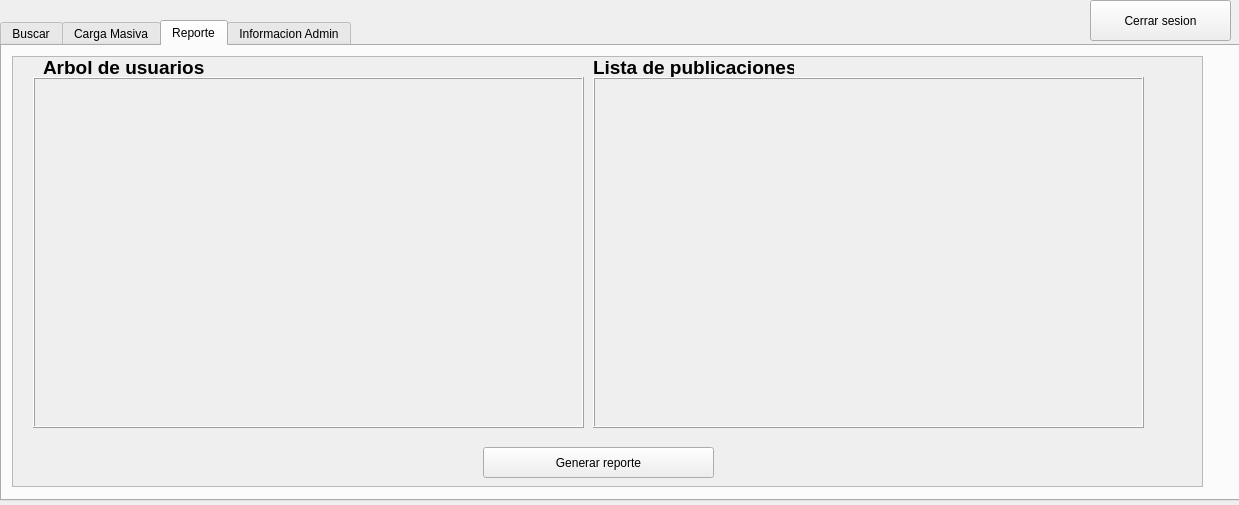
<?xml version="1.0" encoding="UTF-8"?>
<ui version="4.0">
 <class>Admin</class>
 <widget class="QDialog" name="Admin">
  <property name="geometry">
   <rect>
    <x>0</x>
    <y>0</y>
    <width>1239</width>
    <height>505</height>
   </rect>
  </property>
  <property name="windowTitle">
   <string>Dialog</string>
  </property>
  <widget class="QTabWidget" name="Reporte_Panel">
   <property name="geometry">
    <rect>
     <x>0</x>
     <y>20</y>
     <width>1241</width>
     <height>481</height>
    </rect>
   </property>
   <property name="currentIndex">
    <number>2</number>
   </property>
   <widget class="QWidget" name="tab">
    <attribute name="title">
     <string>Buscar</string>
    </attribute>
    <widget class="QScrollArea" name="scrollArea">
     <property name="geometry">
      <rect>
       <x>10</x>
       <y>10</y>
       <width>1191</width>
       <height>421</height>
      </rect>
     </property>
     <property name="widgetResizable">
      <bool>true</bool>
     </property>
     <widget class="QWidget" name="scrollAreaWidgetContents">
      <property name="geometry">
       <rect>
        <x>0</x>
        <y>0</y>
        <width>1189</width>
        <height>419</height>
       </rect>
      </property>
      <widget class="QFrame" name="frame_4">
       <property name="geometry">
        <rect>
         <x>0</x>
         <y>0</y>
         <width>1191</width>
         <height>421</height>
        </rect>
       </property>
       <property name="frameShape">
        <enum>QFrame::Shape::StyledPanel</enum>
       </property>
       <property name="frameShadow">
        <enum>QFrame::Shadow::Raised</enum>
       </property>
       <widget class="QLineEdit" name="buscar_usuario_admin_txt_area">
        <property name="geometry">
         <rect>
          <x>20</x>
          <y>20</y>
          <width>261</width>
          <height>24</height>
         </rect>
        </property>
       </widget>
       <widget class="QPushButton" name="buscar_usuario_admin_btn">
        <property name="geometry">
         <rect>
          <x>300</x>
          <y>20</y>
          <width>80</width>
          <height>24</height>
         </rect>
        </property>
        <property name="text">
         <string>Buscar</string>
        </property>
       </widget>
       <widget class="QComboBox" name="comboBox_orden_tabla_usuario">
        <property name="geometry">
         <rect>
          <x>670</x>
          <y>20</y>
          <width>121</width>
          <height>24</height>
         </rect>
        </property>
        <item>
         <property name="text">
          <string>PreOrder</string>
         </property>
        </item>
        <item>
         <property name="text">
          <string>InOrder</string>
         </property>
        </item>
        <item>
         <property name="text">
          <string>PostOrder</string>
         </property>
        </item>
       </widget>
       <widget class="QPushButton" name="aplicar_orden_comboBox_orden_tabla_usuario">
        <property name="geometry">
         <rect>
          <x>800</x>
          <y>20</y>
          <width>80</width>
          <height>24</height>
         </rect>
        </property>
        <property name="text">
         <string>Aplicar</string>
        </property>
       </widget>
       <widget class="QTableWidget" name="tabla_buscar_admin">
        <property name="geometry">
         <rect>
          <x>20</x>
          <y>60</y>
          <width>1151</width>
          <height>341</height>
         </rect>
        </property>
        <attribute name="horizontalHeaderDefaultSectionSize">
         <number>191</number>
        </attribute>
        <column>
         <property name="text">
          <string>Nombres</string>
         </property>
        </column>
        <column>
         <property name="text">
          <string>Apellidos</string>
         </property>
        </column>
        <column>
         <property name="text">
          <string>Correo</string>
         </property>
        </column>
        <column>
         <property name="text">
          <string>Nacimiento</string>
         </property>
        </column>
        <column>
         <property name="text">
          <string/>
         </property>
        </column>
        <column>
         <property name="text">
          <string/>
         </property>
        </column>
       </widget>
       <widget class="QLabel" name="label_4">
        <property name="geometry">
         <rect>
          <x>600</x>
          <y>20</y>
          <width>61</width>
          <height>20</height>
         </rect>
        </property>
        <property name="font">
         <font>
          <pointsize>14</pointsize>
          <bold>true</bold>
         </font>
        </property>
        <property name="text">
         <string>Orden</string>
        </property>
       </widget>
      </widget>
     </widget>
    </widget>
   </widget>
   <widget class="QWidget" name="tab_2">
    <attribute name="title">
     <string>Carga Masiva</string>
    </attribute>
    <widget class="QFrame" name="frame">
     <property name="geometry">
      <rect>
       <x>100</x>
       <y>70</y>
       <width>291</width>
       <height>341</height>
      </rect>
     </property>
     <property name="frameShape">
      <enum>QFrame::Shape::Box</enum>
     </property>
     <property name="frameShadow">
      <enum>QFrame::Shadow::Raised</enum>
     </property>
     <widget class="QPushButton" name="Usuarios_boton_archivo">
      <property name="geometry">
       <rect>
        <x>100</x>
        <y>133</y>
        <width>91</width>
        <height>51</height>
       </rect>
      </property>
      <property name="text">
       <string>Buscar archivo</string>
      </property>
     </widget>
    </widget>
    <widget class="QFrame" name="frame_2">
     <property name="geometry">
      <rect>
       <x>460</x>
       <y>70</y>
       <width>291</width>
       <height>341</height>
      </rect>
     </property>
     <property name="frameShape">
      <enum>QFrame::Shape::Box</enum>
     </property>
     <property name="frameShadow">
      <enum>QFrame::Shadow::Raised</enum>
     </property>
     <widget class="QPushButton" name="Solicitudes_boton_archivo">
      <property name="geometry">
       <rect>
        <x>100</x>
        <y>130</y>
        <width>91</width>
        <height>51</height>
       </rect>
      </property>
      <property name="text">
       <string>Buscar archivo</string>
      </property>
     </widget>
    </widget>
    <widget class="QFrame" name="frame_3">
     <property name="geometry">
      <rect>
       <x>820</x>
       <y>70</y>
       <width>291</width>
       <height>341</height>
      </rect>
     </property>
     <property name="frameShape">
      <enum>QFrame::Shape::Box</enum>
     </property>
     <property name="frameShadow">
      <enum>QFrame::Shadow::Raised</enum>
     </property>
     <widget class="QPushButton" name="Publicaciones_boton_archivo">
      <property name="geometry">
       <rect>
        <x>100</x>
        <y>130</y>
        <width>91</width>
        <height>51</height>
       </rect>
      </property>
      <property name="text">
       <string>Buscar archivo</string>
      </property>
     </widget>
    </widget>
    <widget class="QLabel" name="label">
     <property name="geometry">
      <rect>
       <x>190</x>
       <y>40</y>
       <width>111</width>
       <height>20</height>
      </rect>
     </property>
     <property name="font">
      <font>
       <pointsize>18</pointsize>
       <bold>true</bold>
      </font>
     </property>
     <property name="text">
      <string>Usuarios</string>
     </property>
    </widget>
    <widget class="QLabel" name="label_2">
     <property name="geometry">
      <rect>
       <x>540</x>
       <y>40</y>
       <width>131</width>
       <height>20</height>
      </rect>
     </property>
     <property name="font">
      <font>
       <pointsize>18</pointsize>
       <bold>true</bold>
      </font>
     </property>
     <property name="text">
      <string>Solicitudes</string>
     </property>
    </widget>
    <widget class="QLabel" name="label_3">
     <property name="geometry">
      <rect>
       <x>880</x>
       <y>40</y>
       <width>161</width>
       <height>20</height>
      </rect>
     </property>
     <property name="font">
      <font>
       <pointsize>18</pointsize>
       <bold>true</bold>
      </font>
     </property>
     <property name="text">
      <string>Publicaciones</string>
     </property>
    </widget>
   </widget>
   <widget class="QWidget" name="tab_5">
    <attribute name="title">
     <string>Reporte</string>
    </attribute>
    <widget class="QScrollArea" name="scrollArea_2">
     <property name="geometry">
      <rect>
       <x>10</x>
       <y>10</y>
       <width>1191</width>
       <height>431</height>
      </rect>
     </property>
     <property name="widgetResizable">
      <bool>true</bool>
     </property>
     <widget class="QWidget" name="scrollAreaWidgetContents_2">
      <property name="geometry">
       <rect>
        <x>0</x>
        <y>0</y>
        <width>1189</width>
        <height>429</height>
       </rect>
      </property>
      <widget class="QFrame" name="frame_5">
       <property name="geometry">
        <rect>
         <x>20</x>
         <y>20</y>
         <width>551</width>
         <height>351</height>
        </rect>
       </property>
       <property name="frameShape">
        <enum>QFrame::Shape::Box</enum>
       </property>
       <property name="frameShadow">
        <enum>QFrame::Shadow::Raised</enum>
       </property>
       <widget class="QWidget" name="arbol_usuario_frame" native="true">
        <property name="geometry">
         <rect>
          <x>0</x>
          <y>0</y>
          <width>551</width>
          <height>351</height>
         </rect>
        </property>
        <widget class="QLabel" name="arbol_usuario_label">
         <property name="geometry">
          <rect>
           <x>0</x>
           <y>0</y>
           <width>541</width>
           <height>351</height>
          </rect>
         </property>
         <property name="text">
          <string/>
         </property>
        </widget>
       </widget>
      </widget>
      <widget class="QFrame" name="frame_6">
       <property name="geometry">
        <rect>
         <x>580</x>
         <y>20</y>
         <width>551</width>
         <height>351</height>
        </rect>
       </property>
       <property name="frameShape">
        <enum>QFrame::Shape::Box</enum>
       </property>
       <property name="frameShadow">
        <enum>QFrame::Shadow::Raised</enum>
       </property>
       <widget class="QWidget" name="lista_doble_publis_frame" native="true">
        <property name="geometry">
         <rect>
          <x>0</x>
          <y>0</y>
          <width>551</width>
          <height>351</height>
         </rect>
        </property>
        <widget class="QLabel" name="lista_doble_publis_label">
         <property name="geometry">
          <rect>
           <x>0</x>
           <y>0</y>
           <width>541</width>
           <height>351</height>
          </rect>
         </property>
         <property name="text">
          <string/>
         </property>
        </widget>
       </widget>
      </widget>
      <widget class="QLabel" name="label_5">
       <property name="geometry">
        <rect>
         <x>30</x>
         <y>0</y>
         <width>171</width>
         <height>20</height>
        </rect>
       </property>
       <property name="font">
        <font>
         <pointsize>14</pointsize>
         <bold>true</bold>
        </font>
       </property>
       <property name="text">
        <string>Arbol de usuarios</string>
       </property>
      </widget>
      <widget class="QLabel" name="label_6">
       <property name="geometry">
        <rect>
         <x>580</x>
         <y>0</y>
         <width>201</width>
         <height>20</height>
        </rect>
       </property>
       <property name="font">
        <font>
         <pointsize>14</pointsize>
         <bold>true</bold>
        </font>
       </property>
       <property name="text">
        <string>Lista de publicaciones</string>
       </property>
      </widget>
      <widget class="QPushButton" name="Generar_reporte_btn">
       <property name="geometry">
        <rect>
         <x>470</x>
         <y>390</y>
         <width>231</width>
         <height>31</height>
        </rect>
       </property>
       <property name="text">
        <string>Generar reporte</string>
       </property>
      </widget>
     </widget>
    </widget>
   </widget>
   <widget class="QWidget" name="tab_3">
    <attribute name="title">
     <string>Informacion Admin</string>
    </attribute>
    <widget class="QFrame" name="frame_7">
     <property name="geometry">
      <rect>
       <x>300</x>
       <y>30</y>
       <width>501</width>
       <height>311</height>
      </rect>
     </property>
     <property name="frameShape">
      <enum>QFrame::Shape::Box</enum>
     </property>
     <property name="frameShadow">
      <enum>QFrame::Shadow::Plain</enum>
     </property>
     <widget class="QLabel" name="label_10">
      <property name="geometry">
       <rect>
        <x>40</x>
        <y>30</y>
        <width>451</width>
        <height>41</height>
       </rect>
      </property>
      <property name="font">
       <font>
        <pointsize>26</pointsize>
        <bold>true</bold>
       </font>
      </property>
      <property name="text">
       <string>ESTRUCTURA DE DATOS</string>
      </property>
     </widget>
     <widget class="QLabel" name="label_9">
      <property name="geometry">
       <rect>
        <x>110</x>
        <y>160</y>
        <width>171</width>
        <height>20</height>
       </rect>
      </property>
      <property name="font">
       <font>
        <pointsize>14</pointsize>
        <bold>true</bold>
       </font>
      </property>
      <property name="text">
       <string>FACULTAD :</string>
      </property>
     </widget>
     <widget class="QLabel" name="label_13">
      <property name="geometry">
       <rect>
        <x>240</x>
        <y>160</y>
        <width>171</width>
        <height>20</height>
       </rect>
      </property>
      <property name="font">
       <font>
        <pointsize>12</pointsize>
        <bold>false</bold>
       </font>
      </property>
      <property name="text">
       <string>CIENCIAS Y SISTEMAS</string>
      </property>
     </widget>
     <widget class="QLabel" name="label_8">
      <property name="geometry">
       <rect>
        <x>110</x>
        <y>120</y>
        <width>171</width>
        <height>20</height>
       </rect>
      </property>
      <property name="font">
       <font>
        <pointsize>14</pointsize>
        <bold>true</bold>
       </font>
      </property>
      <property name="text">
       <string>APELLIDOS :</string>
      </property>
     </widget>
     <widget class="QLabel" name="label_12">
      <property name="geometry">
       <rect>
        <x>240</x>
        <y>120</y>
        <width>171</width>
        <height>20</height>
       </rect>
      </property>
      <property name="font">
       <font>
        <pointsize>12</pointsize>
        <bold>false</bold>
       </font>
      </property>
      <property name="text">
       <string>ALVAREZ HERRERA</string>
      </property>
     </widget>
     <widget class="QLabel" name="label_11">
      <property name="geometry">
       <rect>
        <x>240</x>
        <y>80</y>
        <width>171</width>
        <height>20</height>
       </rect>
      </property>
      <property name="font">
       <font>
        <pointsize>12</pointsize>
        <bold>false</bold>
       </font>
      </property>
      <property name="text">
       <string>KEVIN ANDRES</string>
      </property>
     </widget>
     <widget class="QLabel" name="label_14">
      <property name="geometry">
       <rect>
        <x>110</x>
        <y>200</y>
        <width>171</width>
        <height>20</height>
       </rect>
      </property>
      <property name="font">
       <font>
        <pointsize>14</pointsize>
        <bold>true</bold>
       </font>
      </property>
      <property name="text">
       <string>CARNET :</string>
      </property>
     </widget>
     <widget class="QLabel" name="label_7">
      <property name="geometry">
       <rect>
        <x>110</x>
        <y>80</y>
        <width>171</width>
        <height>20</height>
       </rect>
      </property>
      <property name="font">
       <font>
        <pointsize>14</pointsize>
        <bold>true</bold>
       </font>
      </property>
      <property name="text">
       <string>NOMBRES :</string>
      </property>
     </widget>
     <widget class="QLabel" name="label_15">
      <property name="geometry">
       <rect>
        <x>240</x>
        <y>200</y>
        <width>171</width>
        <height>20</height>
       </rect>
      </property>
      <property name="font">
       <font>
        <pointsize>12</pointsize>
        <bold>false</bold>
       </font>
      </property>
      <property name="text">
       <string>202203038</string>
      </property>
     </widget>
    </widget>
   </widget>
  </widget>
  <widget class="QPushButton" name="CerrarSesion_boton_2">
   <property name="geometry">
    <rect>
     <x>1090</x>
     <y>0</y>
     <width>141</width>
     <height>41</height>
    </rect>
   </property>
   <property name="text">
    <string>Cerrar sesion</string>
   </property>
  </widget>
 </widget>
 <resources/>
 <connections/>
</ui>
